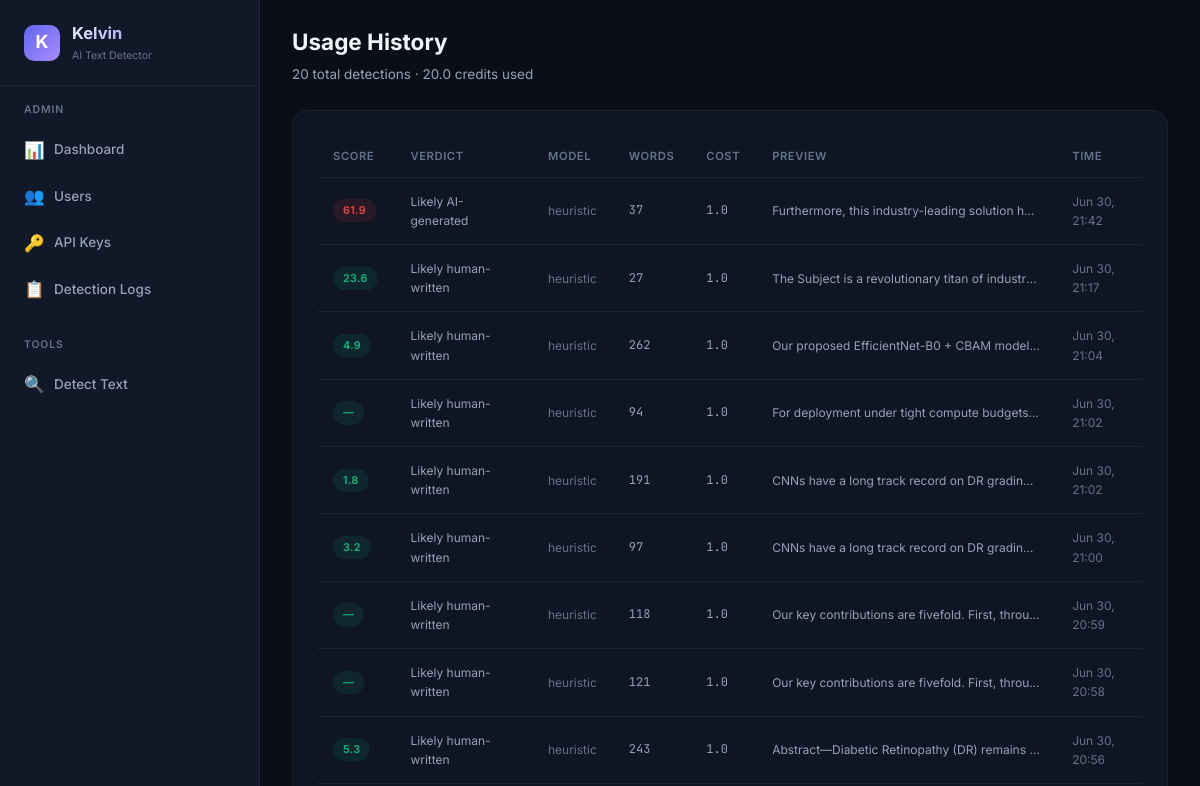
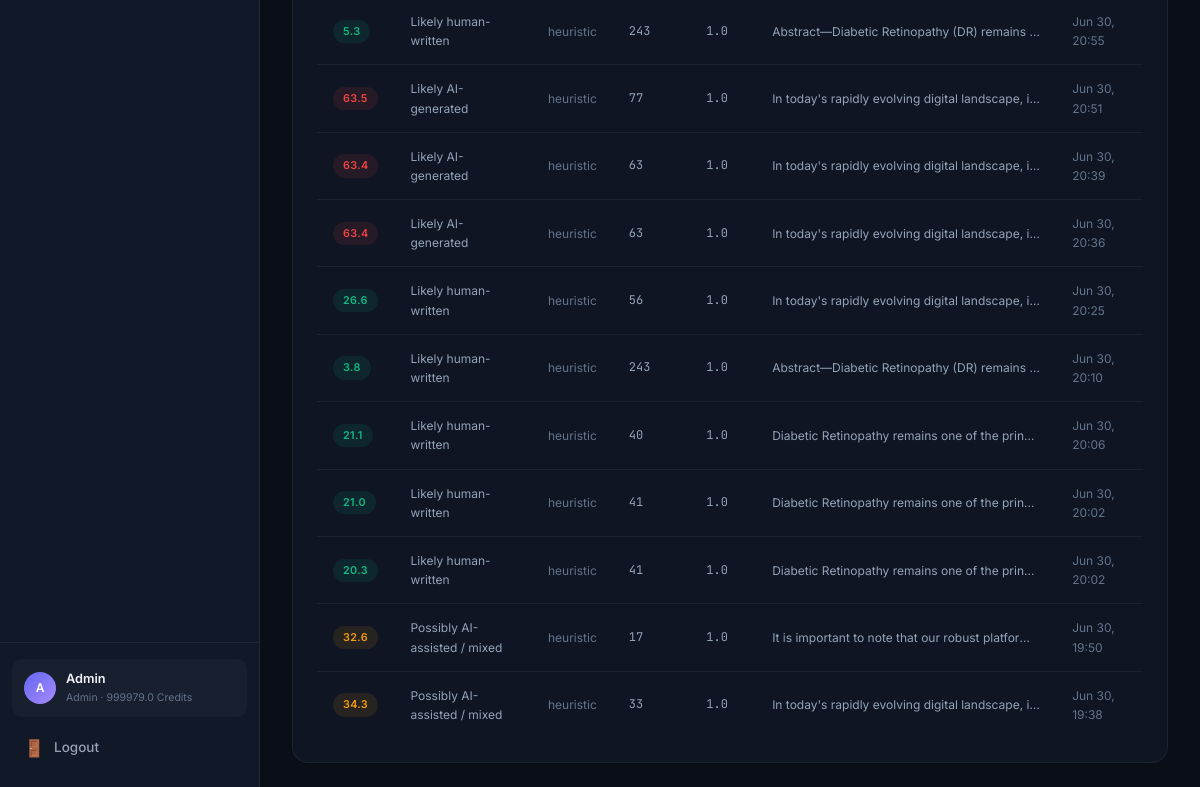
The app's page /dashboard/usage (signed in), older data (2 pictures, top to bottom).
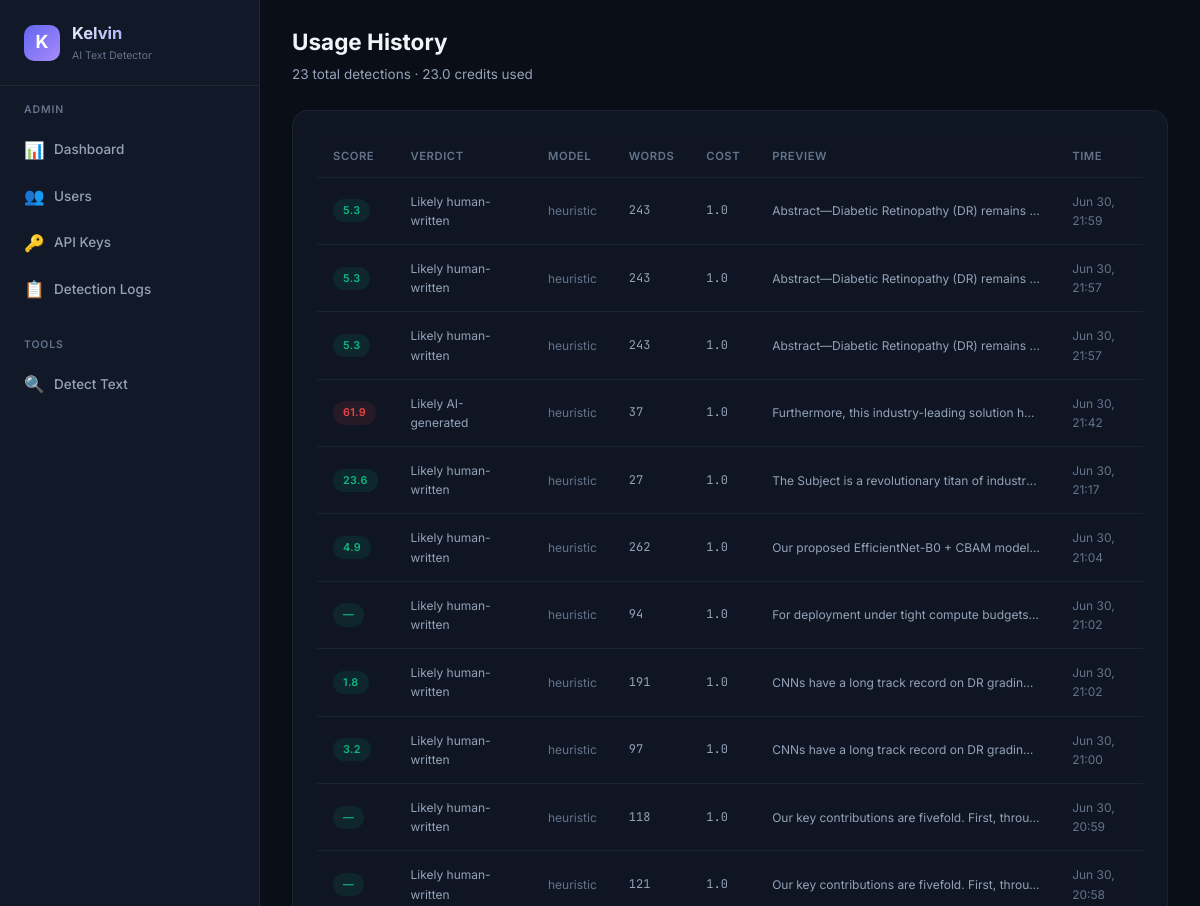
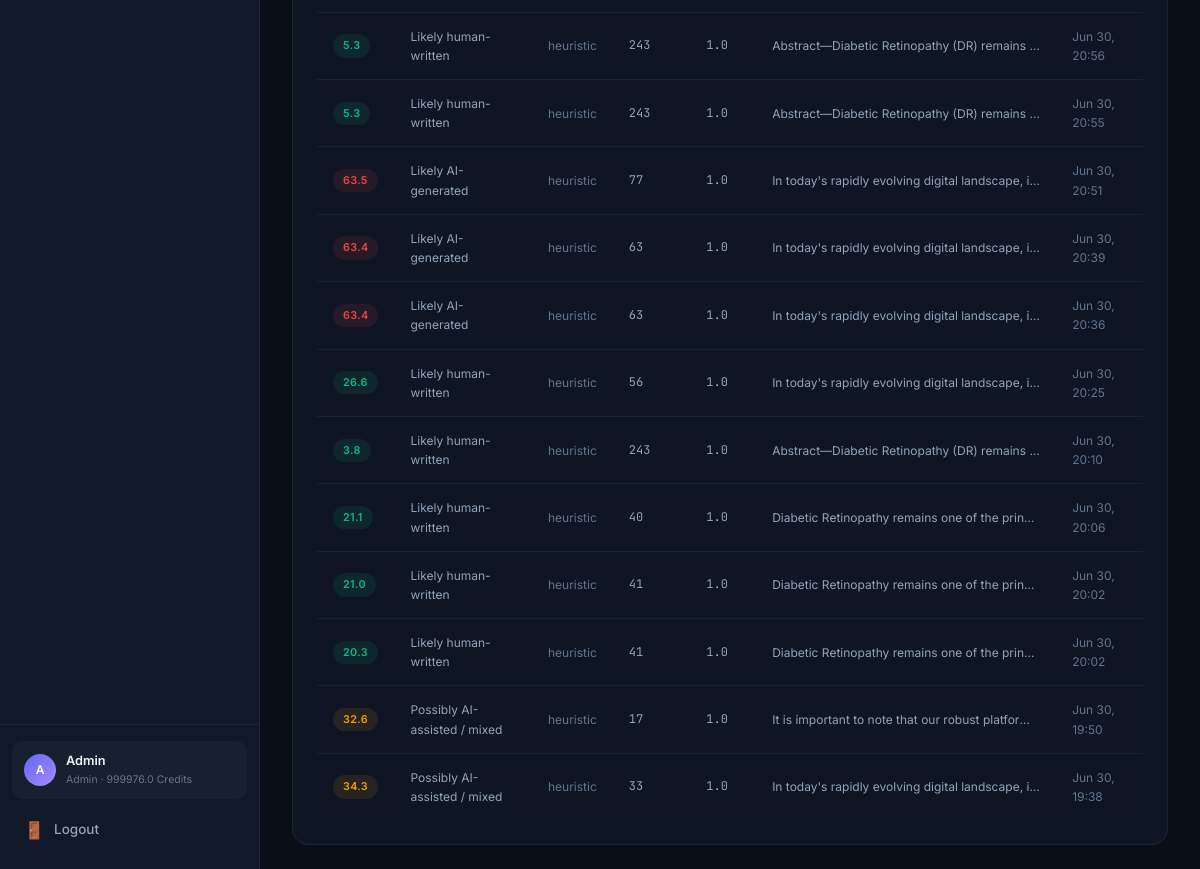
The same page, newer data (2 pictures, top to bottom).
### database.py (models this page shows, shortened)
class User(Base):
    __tablename__ = "users"
    id = Column(Integer, primary_key=True, autoincrement=True)
    email = Column(String(255), unique=True, nullable=False, index=True)
    password_hash = Column(String(255), nullable=False)
    display_name = Column(String(100), nullable=False)
    role = Column(String(20), nullable=False, default="user")  # "admin" or "user"
    balance = Column(Float, nullable=False, default=100.0)
    is_active = Column(Boolean, nullable=False, default=True)
    created_at = Column(DateTime, nullable=False, default=datetime.utcnow)
    api_keys = relationship("APIKeyRecord", back_populates="user", lazy="dynamic")
    detection_logs = relationship("DetectionLog", back_populates="user", lazy="dynamic")
    transactions = relationship("BalanceTransaction", back_populates="user", lazy="dynamic")

class DetectionLog(Base):
    __tablename__ = "detection_logs"
    id = Column(Integer, primary_key=True, autoincrement=True)
    user_id = Column(Integer, ForeignKey("users.id"), nullable=False, index=True)
    api_key_id = Column(Integer, ForeignKey("api_keys.id"), nullable=True)
    input_text = Column(Text, nullable=False)
    output_json = Column(Text, nullable=False)  # JSON string
    score = Column(Float, nullable=True)
    verdict = Column(String(50), nullable=True)
    model_used = Column(String(30), nullable=True)
    cost = Column(Float, nullable=False, default=1.0)
    word_count = Column(Integer, nullable=True)
    ip_address = Column(String(45), nullable=True)
    created_at = Column(DateTime, nullable=False, default=datetime.utcnow)
    user = relationship("User", back_populates="detection_logs")
    api_key = relationship("APIKeyRecord", back_populates="detection_logs")
    __table_args__ = (
        Index("idx_logs_user_created", "user_id", "created_at"),
    )

### detect-ai.py (the view)
@app.get("/dashboard/usage", response_class=HTMLResponse)
async def user_usage_page(request: Request, db: Session = Depends(get_db_session)):
    user = _require_web_user(request, db)
    logs = db.query(DetectionLog).filter(DetectionLog.user_id == user.id).order_by(desc(DetectionLog.created_at)).limit(100).all()
    total = db.query(func.count(DetectionLog.id)).filter(DetectionLog.user_id == user.id).scalar()
    total_cost = db.query(func.sum(DetectionLog.cost)).filter(DetectionLog.user_id == user.id).scalar() or 0
    return _render(request, db, "user/usage.html", logs=logs, total=total, total_cost=total_cost)

### templates/user/usage.html (shortened to what this page needs)
{% extends "base.html" %}
{% set active_page = 'user-usage' %}
{% block page_header %}
<div class="page-header">
    <h2>Usage History</h2>
    <p>{{ total }} total detections · {{ total_cost | round(1) }} credits used</p>
</div>
{% endblock %}
{% block content %}
<div class="card">
    {% if logs %}
    <div class="table-container">
        <table>
            <thead>
                <tr>
                    <th>Score</th>
                    <th>Verdict</th>
                    <th>Model</th>
                    <th>Words</th>
                    <th>Cost</th>
                    <th>Preview</th>
                    <th>Time</th>
                </tr>
            </thead>
            <tbody>
                {% for log in logs %}
                <tr>
                    <td>
                        <span class="badge {% if log.score and log.score >= 60 %}badge-red{% elif log.score and log.score >= 30 %}badge-yellow{% else %}badge-green{% endif %}">
                            {{ log.score | round(1) if log.score else '—' }}
                        </span>
                    </td>
                    <td class="text-sm">{{ log.verdict or '—' }}</td>
                    <td class="text-sm text-muted">{{ log.model_used or '—' }}</td>
                    <td class="text-mono text-sm">{{ log.word_count or '—' }}</td>
                    <td class="text-mono text-sm">{{ log.cost }}</td>
                    <td class="truncate text-sm">{{ log.input_text[:80] }}{% if log.input_text|length > 80 %}...{% endif %}</td>
                    <td class="text-sm text-muted">{{ log.created_at.strftime('%b %d, %H:%M') if log.created_at else '—' }}</td>
                </tr>
                {% endfor %}
            </tbody>
        </table>
    </div>
    {% else %}
    <div class="empty-state">
        <div class="empty-icon">📈</div>
        <h3>No usage yet</h3>
        <p>Your detection history will appear here.</p>
    </div>
    {% endif %}
</div>
{% endblock %}

### templates/base.html (shortened to what this page needs)
<!DOCTYPE html>
<html lang="en">
<head>
    <link rel="stylesheet" href="/static/css/style.css?v=6">
</head>
<body>
    {% block body %}
    <div class="app-layout">
        <aside class="sidebar">
            <div class="sidebar-brand">
                <div class="brand-icon">K</div>
                <div>
                    <h1>Kelvin</h1>
                    <div class="brand-version">AI Text Detector</div>
                </div>
            </div>
            <nav class="sidebar-nav">
                {% if user and user.role == 'admin' %}
                <div class="nav-section">
                    <div class="nav-section-title">Admin</div>
                    <a href="/admin/dashboard" class="nav-link {% if active_page == 'admin-dashboard' %}active{% endif %}">
                        <span class="nav-icon">📊</span> Dashboard
                    </a>
                    <a href="/admin/users" class="nav-link {% if active_page == 'admin-users' %}active{% endif %}">
                        <span class="nav-icon">👥</span> Users
                    </a>
                    <a href="/admin/keys" class="nav-link {% if active_page == 'admin-keys' %}active{% endif %}">
                        <span class="nav-icon">🔑</span> API Keys
                    </a>
                    <a href="/admin/logs" class="nav-link {% if active_page == 'admin-logs' %}active{% endif %}">
                        <span class="nav-icon">📋</span> Detection Logs
                    </a>
                </div>
                <div class="nav-section">
                    <div class="nav-section-title">Tools</div>
                    <a href="/dashboard/detect" class="nav-link {% if active_page == 'detect' %}active{% endif %}">
                        <span class="nav-icon">🔍</span> Detect Text
                    </a>
                </div>
                {% endif %}
            </nav>
            {% if user %}
            <div class="sidebar-footer">
                <div class="sidebar-user">
                    <div class="user-avatar">{{ user.display_name[0] | upper }}</div>
                    <div class="user-info">
                        <div class="user-name">{{ user.display_name }}</div>
                        <div class="user-role">{{ user.role }} · {{ user.balance | round(1) }} credits</div>
                    </div>
                </div>
                <a href="/logout" class="nav-link" style="margin-top: 8px;">
                    <span class="nav-icon">🚪</span> Logout
                </a>
            </div>
            {% endif %}
        </aside>
        <main class="main-content">
            {% block page_header %}{% endblock %}
            <div class="page-body">
                {% block content %}{% endblock %}
            </div>
        </main>
    </div>
    {% endblock %}
</body>
</html>

Row changes from the older to the newer data that the page shows:
changed User "Admin": balance "999979.0" → "999976.0"
added DetectionLog: score "5.3", verdict "Likely human-written", model_used "heuristic", word_count "243", cost "1.0", input_text "Abstract—Diabetic Retinopathy (DR) remains…", created_at "Jun 30, 21:59"
added DetectionLog: score "5.3", verdict "Likely human-written", model_used "heuristic", word_count "243", cost "1.0", input_text "Abstract—Diabetic Retinopathy (DR) remains…", created_at "Jun 30, 21:57"
added DetectionLog: score "5.3", verdict "Likely human-written", model_used "heuristic", word_count "243", cost "1.0", input_text "Abstract—Diabetic Retinopathy (DR) remains…", created_at "Jun 30, 21:57"
Text that changed along with them:
{{ total }}: "20" → "23"
{{ total_cost | round(1) }}: "20.0" → "23.0"
